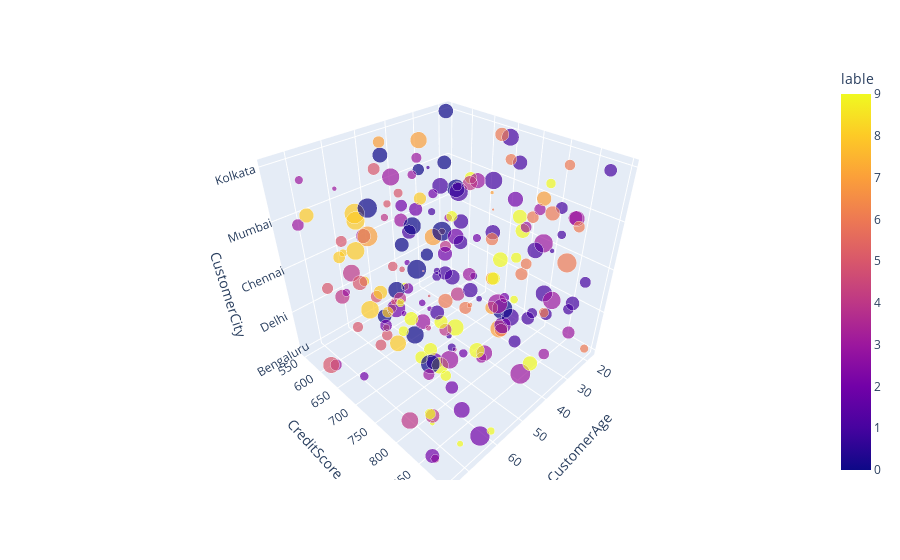

This figure's notebook cell:
### Code cell
GM=GaussianMixture(n_components=10,init_params='kmeans').fit(X)

lables=GM.predict(X)

GM_DF=df.copy()

GM_DF['lable']=lables
score = silhouette_score(X,lables)
print ("Silhouette Score", score)

print(GM.aic(X))

px.scatter_3d(GM_DF, 'CustomerAge', 'CreditScore', 'CustomerCity', 
              color='lable', hover_data=df.columns, size='AnnualIncome')

### Figure 1 — Plotly figure (JSON) as saved in the notebook; plotly's stock layout.template omitted (floating-point values rounded to 4 significant figures; data arrays with more than 128 entries replaced by an {"elided": "..."} marker saying what was removed)
{"data": [{"customdata": {"elided": "200x5 mixed values"}, "hovertemplate": "CustomerAge=%{x}<br>CreditScore=%{y}<br>CustomerCity=%{z}<br>AnnualIncome=%{customdata[2]}<br>CustomerID=%{customdata[0]}<br>CustomerGender=%{customdata[1]}<br>SpendingScore=%{customdata[3]}<br>CustomerCityID=%{customdata[4]}<br>lable=%{marker.color}<extra></extra>", "legendgroup": "", "marker": {"color": {"elided": "200 int values"}, "coloraxis": "coloraxis", "size": {"elided": "200 float values"}, "sizemode": "area", "sizeref": 1739.0, "symbol": "circle"}, "mode": "markers", "name": "", "scene": "scene", "showlegend": false, "type": "scatter3d", "x": {"elided": "200 int values"}, "y": {"elided": "200 int values"}, "z": {"elided": "200 str values"}}], "layout": {"coloraxis": {"colorbar": {"title": {"text": "lable"}}, "colorscale": [[0, "#0d0887"], [0.1111, "#46039f"], [0.2222, "#7201a8"], [0.3333, "#9c179e"], [0.4444, "#bd3786"], [0.5556, "#d8576b"], [0.6667, "#ed7953"], [0.7778, "#fb9f3a"], [0.8889, "#fdca26"], [1, "#f0f921"]]}, "legend": {"itemsizing": "constant", "tracegroupgap": 0}, "margin": {"t": 60}, "scene": {"domain": {"x": [0, 1], "y": [0, 1]}, "xaxis": {"title": {"text": "CustomerAge"}}, "yaxis": {"title": {"text": "CreditScore"}}, "zaxis": {"title": {"text": "CustomerCity"}}}}}
